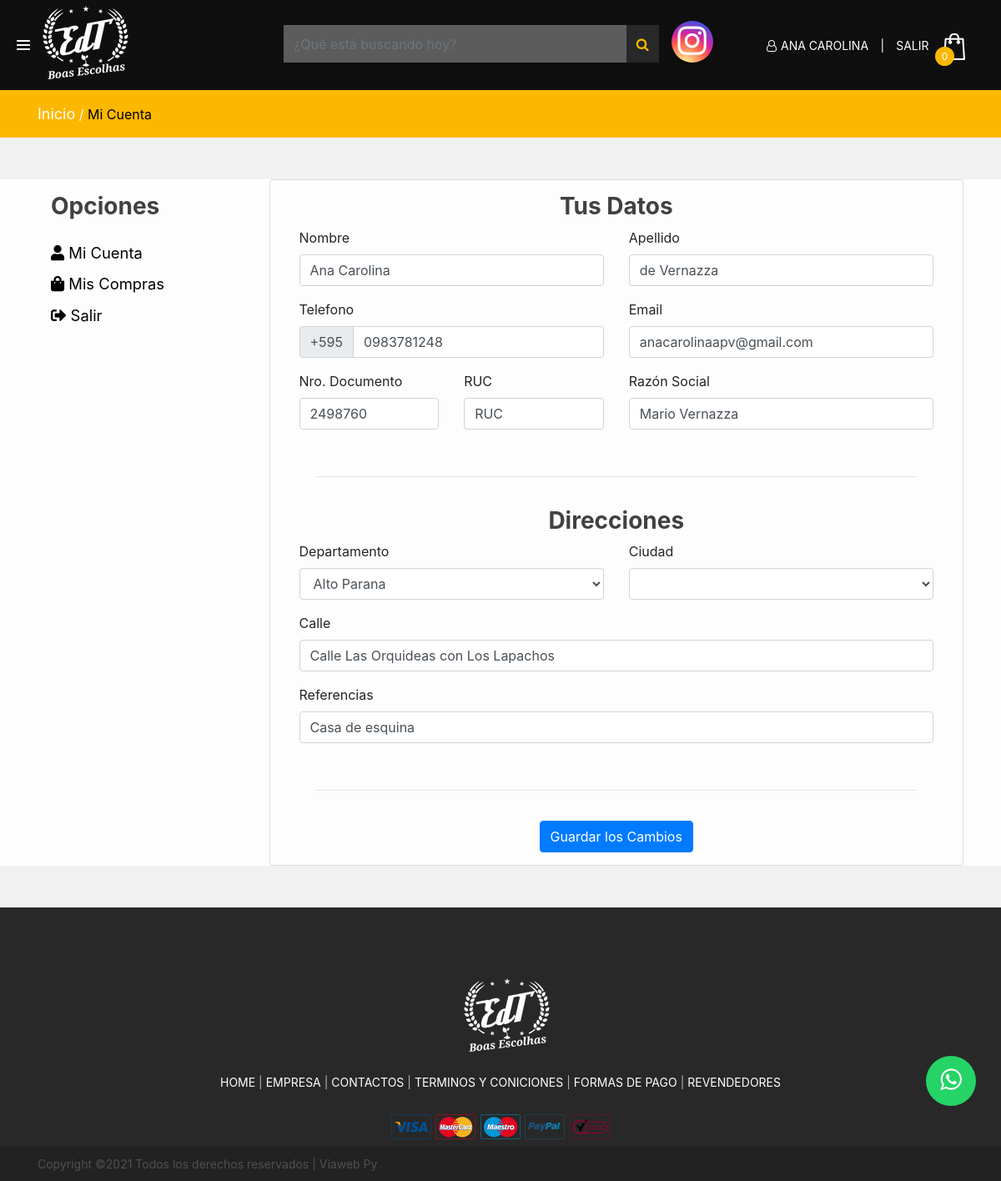
The page /perfil.php (signed in) on the database its author committed.
### tables this page shows
CREATE TABLE IF NOT EXISTS `tb_cliente` (
  `id` int(11) NOT NULL AUTO_INCREMENT,
  `nombre` varchar(80) NOT NULL,
  `apellido` varchar(80) DEFAULT NULL,
  `ruc` varchar(20) DEFAULT NULL COMMENT 'RUC, RG, CI',
  `documento` varchar(50) DEFAULT NULL,
  `razon_social` varchar(80) DEFAULT NULL,
  `mayorista` tinyint(1) NOT NULL,
  `telefono` varchar(20) DEFAULT NULL,
  `email` varchar(80) DEFAULT NULL,
  `url` varchar(80) DEFAULT NULL,
  PRIMARY KEY (`id`)
);

CREATE TABLE IF NOT EXISTS `tb_cli_direccion` (
  `id` int(11) NOT NULL AUTO_INCREMENT,
  `id_cliente` int(11) NOT NULL,
  `calle` varchar(80) NOT NULL,
  `ciudad` varchar(80) NOT NULL,
  `departamento` varchar(80) NOT NULL,
  `referencia` varchar(80) DEFAULT NULL,
  `favorito` tinyint(1) NOT NULL COMMENT '0 -> no 1 -> sí',
  PRIMARY KEY (`id`)
);

### includes/funciones.php (called while the page is built, shortened)
<?php
	function getDepartamentos() {
		$connection = conn();
		$sql = "SELECT * FROM tb_departamento ORDER BY id ASC";
		$query = $connection->prepare($sql);
		$query->execute();
		if ($query->rowCount() > 0) {
			$result= $query->fetchAll();
		} else {
			$result = null;
		}
		return $result;
    }
	function getCliente ($id) {
		$connection = conn();
        $sql = "SELECT * FROM tb_cliente
                WHERE tb_cliente.id = $id";
		$query = $connection->prepare($sql);
		$query->execute();
		if ($query->rowCount() > 0) {
			$result= $query->fetch();
		} else {
			$result = null;
		}
		return $result;
	}
	function getDireccion ($id) {
		$connection = conn();
        $sql = "SELECT * FROM tb_cli_direccion
                WHERE tb_cli_direccion.id_cliente = $id";
		$query = $connection->prepare($sql);
		$query->execute();
		if ($query->rowCount() > 0) {
			$result= $query->fetch();
		} else {
			$result = null;
		}
		return $result;
	}
            	?>

### perfil.php (the view, shortened to what this page needs)
<!DOCTYPE html>
<html lang="zxx">
<?php
	include("includes/head.php");
	include("includes/funciones.php");
	$cliente = getCliente($_SESSION['id_cliente']);
	$direccion = getDireccion($_SESSION['id_cliente']);
	$departs = getDepartamentos();
 ?>
<body>
	<?php include("includes/header.php"); ?>
	<div class="page-info-section page-info">
		<div class="container">
			<div class="site-breadcrumb">
				<a href="index.php">Inicio</a> /
				<span>Mi Cuenta</span>
			</div>
		</div>
	</div>
	<div class="page-area product-page spad">
		<div class="container">
			<div class="row" style="margin: 50px 0px;">
				<div class="col-md-3 menu-perfil">
					<h3>Opciones</h3>
					<a href="#" class="" onclick="showMisDatos()"> <i class="fas fa-user" aria-hidden="true"></i> Mi Cuenta</a>
					<a href="#" class="" onclick="showMiHistorial()"> <i class="fas fa-shopping-bag" aria-hidden="true"></i> Mis Compras</a>
					<a href="salir.php" class=""> <i class="fas fa-sign-out-alt" aria-hidden="true"></i> Salir</a>
				</div>
				<div class="col-md-9 caja-perfil rounded" id="misdatos">
					<form action="" method="post" autocomplete="off">
						<div class="col-md-12 text-center">
							<h3>Tus Datos</h3>
						</div>
						<div class="row">
							<div class="col-md-6">
								<div class="form-group">
									<label for="nombre">Nombre</label>
									<input type="text" class="form-control" id="nombre" name="nombre" placeholder="Nombre" value="<?php echo $cliente['nombre'];?>" maxlength="80">
								</div>
							</div>
							<div class="col-md-6">
								<div class="form-group">
									<label for="nombre">Apellido</label>
									<input type="text" class="form-control" id="apellido" name="apellido" placeholder="Apellido" value="<?php echo $cliente['apellido'];?>" maxlength="80">
								</div>
							</div>
						</div>
						<div class="row">
							<div class="col-md-6">
								<div class="form-group">
									<label for="nombre">Telefono</label>
									<div class="input-group mb-3">
										<div class="input-group-prepend">
											<span class="input-group-text" id="basic-addon1">+595</span>
										</div>
										<input type="text" class="form-control" id="telefono" name="telefono" aria-label="telefono" placeholder="9999 999999" value="<?php echo $cliente['telefono'];?>">
									</div>
								</div>
							</div>
							<div class="col-md-6">
								<div class="form-group">
									<label for="nombre">Email</label>
									<input type="email" class="form-control" id="email" name="email" placeholder="email@email.com" value="<?php echo $cliente['email'];?>" maxlength="80">
								</div>
							</div>
						</div>
						<div class="row">
							<div class="col-md-3">
								<div class="form-group">
									<label for="nombre">Nro. Documento</label>
									<input type="text" class="form-control" id="documento" name="documento" placeholder="9999999999" value="<?php echo $cliente['documento'];?>" maxlength="20">
								</div>
							</div>
							<div class="col-md-3">
								<div class="form-group">
									<label for="nombre">RUC</label>
									<input type="text" class="form-control" id="ruc" name="ruc" placeholder="9999999999" value="<?php echo $cliente['ruc'];?>" maxlength="20">
								</div>
							</div>
							<div class="col-md-6">
								<div class="form-group">
									<label for="nombre">Razón Social</label>
									<input type="text" class="form-control" id="razonsocial" name="razonsocial" placeholder="Razón Social" value="<?php echo $cliente['razon_social'];?>" maxlength="80">
								</div>
							</div>
						</div>
						<hr>
						<div class="col-md-12 text-center">
							<h3>Direcciones</h3>
						</div>
						<div class="row">
							<div class="col-md-6">
								<div class="form-group">
									<label for="tipo">Departamento</label>
									<select class="form-control" id="departamento" name="departamento" data-width="100%" data-live-search="true" onchange="carregaCiudades()">
										<?php
											if ($departs != null) {
												foreach ($departs as $row) {
													if ($direccion['departamento'] == $row['id']) {
														$selected = " selected";
													} else {
														$selected = "";
													}
										?>
											<option value="<?php echo $row['id'];?>" <?php echo $selected;?>><?php echo $row['nombre'];?></option>
										<?php
												}
											}
										?>
									</select>
								</div>
							</div>
							<div class="col-md-6">
								<div class="form-group">
									<label for="nombre">Ciudad</label>
									<select class="form-control" id="ciudad" name="ciudad" data-width="100%" data-live-search="true">
									</select>
								</div>
							</div>
						</div>
						<div class="row">
							<div class="col-md-12">
								<div class="form-group">
									<label for="nombre">Calle</label>
									<input type="text" class="form-control" id="calle" name="calle" placeholder="Calle, Nro 0" value="<?php echo $direccion['calle'];?>" maxlength="80">
								</div>
							</div>
						</div>
						<div class="row">
							<div class="col-md-12">
								<div class="form-group">
									<label for="nombre">Referencias</label>
									<input type="text" class="form-control" id="referencias" name="referencias" placeholder="Referencias" value="<?php echo $direccion['referencia'];?>" maxlength="80">
								</div>
							</div>
						</div>
						<hr>
						<div class="row text-center">
							<div class="col-md-12">
								<button type="submit" class="btn btn-primary" name="guardar">Guardar los Cambios</button>
							</div>
						</div>
                    </form>
				</div>
			</div>
		</div>
	</div>
	<?php include("includes/footer.php");?>
</html>

### css/style.css (style rules this page uses)
html, body { height: 100%; font-family: 'Raleway', sans-serif; -webkit-font-smoothing: antialiased; font-smoothing: antialiased; }
h1, h2, h3, h4, h5, h6 { margin: 0; font-weight: 500; color: #414141; }
h3 { font-size: 30px; }
.spad { padding-top: 80px; padding-bottom: 80px; }
.page-info-section { background: #ebebeb; }
.page-info-section.page-info { padding: 87px 0; }
.page-info-section .container { position: relative; }
.site-breadcrumb { color: #909090; }
.site-breadcrumb a { font-size: 18px; color: #909090; }
.site-breadcrumb span { color: #414141; }
.product-page { padding-top: 100px; padding-bottom: 5px; }
@media (min-width: 1200px) { .container { max-width: 1176px; } }
.spad { padding-top: 10px; padding-bottom: 10px; }
.page-info-section { background: black; }
.page-info-section.page-info { padding: 50px 0; }
.site-breadcrumb { color: white; }
.site-breadcrumb a { color: white; }
.site-breadcrumb span { color: rgb(175, 174, 174); }
.menu-perfil { border: 1px solid #FFF; padding: 15px; }
.menu-perfil h3 { margin-bottom: 25px; font-weight: bold; }
.menu-perfil a { color: black; display: block; font-size: 1.15em; padding-bottom: 10px; text-decoration: none; }
.caja-perfil { border: 1px solid #dadfe1; padding: 15px; }
.caja-perfil .row { padding: 0px 20px; }
.caja-perfil h3 { font-weight: bold; }
.caja-perfil hr { width: 90%; margin-top: 40px; padding-bottom: 20px; }

### css/edt.css (style rules this page uses)
body { background-color: #f1f1f1; }
a { text-decoration: none !important; }
.page-info-section.page-info { padding: 15px 0; }
.page-info-section { background: #fcb800; }
.product-page { background: #fdfdfd; }
.site-breadcrumb span { color: rgb(0 0 0); }
.spad { padding-top: 0; padding-bottom: 0; }

### rows shown on the page
tb_cliente: nombre "Ana Carolina", apellido "de Vernazza", telefono "0983781248", email "anacarolinaapv@gmail.com", documento "2498760", ruc "RUC", razonsocial "Mario Vernazza"
tb_cli_direccion: calle "Calle Las Orquideas con Los Lapachos", referencias "Casa de esquina"

### other values the page prints
$_SESSION['usuario'] "ANA CAROLINA"
countCart() "0"
form field departamento "Alto Parana"
